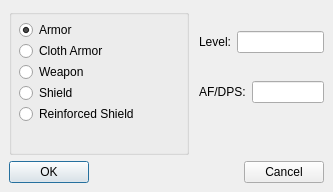
<ui version="4.0" >
 <author></author>
 <comment>
Python:#Import the Custom Widgets
Python:from SearchingCombo import *
</comment>
 <exportmacro></exportmacro>
 <class>B_ItemLevel</class>
 <widget class="QDialog" name="B_ItemLevel" >
  <property name="geometry" >
   <rect>
    <x>0</x>
    <y>0</y>
    <width>333</width>
    <height>192</height>
   </rect>
  </property>
  <property name="windowTitle" >
   <string>Item Level</string>
  </property>
  <layout class="QHBoxLayout" >
   <property name="margin" >
    <number>9</number>
   </property>
   <property name="spacing" >
    <number>6</number>
   </property>
   <item>
    <layout class="QVBoxLayout" >
     <property name="margin" >
      <number>0</number>
     </property>
     <property name="spacing" >
      <number>6</number>
     </property>
     <item>
      <layout class="QHBoxLayout" >
       <property name="margin" >
        <number>0</number>
       </property>
       <property name="spacing" >
        <number>6</number>
       </property>
       <item>
        <widget class="QGroupBox" name="ButtonGroup3" >
         <property name="sizePolicy" >
          <sizepolicy>
           <hsizetype>7</hsizetype>
           <vsizetype>7</vsizetype>
           <horstretch>0</horstretch>
           <verstretch>0</verstretch>
          </sizepolicy>
         </property>
         <property name="minimumSize" >
          <size>
           <width>180</width>
           <height>130</height>
          </size>
         </property>
         <property name="baseSize" >
          <size>
           <width>0</width>
           <height>0</height>
          </size>
         </property>
         <property name="title" >
          <string/>
         </property>
         <widget class="QWidget" name="verticalLayout" >
          <property name="geometry" >
           <rect>
            <x>10</x>
            <y>10</y>
            <width>160</width>
            <height>111</height>
           </rect>
          </property>
          <layout class="QVBoxLayout" >
           <property name="margin" >
            <number>0</number>
           </property>
           <property name="spacing" >
            <number>0</number>
           </property>
           <item>
            <widget class="QRadioButton" name="Armor" >
             <property name="text" >
              <string>Armor</string>
             </property>
             <property name="checked" >
              <bool>true</bool>
             </property>
            </widget>
           </item>
           <item>
            <widget class="QRadioButton" name="ClothArmor" >
             <property name="text" >
              <string>Cloth Armor</string>
             </property>
            </widget>
           </item>
           <item>
            <widget class="QRadioButton" name="Weapon" >
             <property name="text" >
              <string>Weapon</string>
             </property>
            </widget>
           </item>
           <item>
            <widget class="QRadioButton" name="Shield" >
             <property name="text" >
              <string>Shield</string>
             </property>
            </widget>
           </item>
           <item>
            <widget class="QRadioButton" name="ReinforcedShield" >
             <property name="text" >
              <string>Reinforced Shield</string>
             </property>
            </widget>
           </item>
          </layout>
         </widget>
        </widget>
       </item>
       <item>
        <spacer>
         <property name="orientation" >
          <enum>Qt::Horizontal</enum>
         </property>
         <property name="sizeType" >
          <enum>QSizePolicy::Expanding</enum>
         </property>
         <property name="sizeHint" >
          <size>
           <width>40</width>
           <height>20</height>
          </size>
         </property>
        </spacer>
       </item>
       <item>
        <layout class="QVBoxLayout" >
         <property name="margin" >
          <number>0</number>
         </property>
         <property name="spacing" >
          <number>6</number>
         </property>
         <item>
          <layout class="QHBoxLayout" >
           <property name="margin" >
            <number>0</number>
           </property>
           <property name="spacing" >
            <number>6</number>
           </property>
           <item>
            <widget class="QLabel" name="LevelLabel" >
             <property name="text" >
              <string>Level:</string>
             </property>
            </widget>
           </item>
           <item>
            <widget class="QLineEdit" name="Level" >
             <property name="sizePolicy" >
              <sizepolicy>
               <hsizetype>4</hsizetype>
               <vsizetype>0</vsizetype>
               <horstretch>0</horstretch>
               <verstretch>0</verstretch>
              </sizepolicy>
             </property>
             <property name="minimumSize" >
              <size>
               <width>52</width>
               <height>0</height>
              </size>
             </property>
             <property name="alignment" >
              <set>Qt::AlignRight</set>
             </property>
            </widget>
           </item>
          </layout>
         </item>
         <item>
          <layout class="QHBoxLayout" >
           <property name="margin" >
            <number>0</number>
           </property>
           <property name="spacing" >
            <number>6</number>
           </property>
           <item>
            <widget class="QLabel" name="AFDPSLabel" >
             <property name="text" >
              <string>AF/DPS:</string>
             </property>
            </widget>
           </item>
           <item>
            <widget class="QLineEdit" name="AFDPS" >
             <property name="minimumSize" >
              <size>
               <width>58</width>
               <height>0</height>
              </size>
             </property>
             <property name="alignment" >
              <set>Qt::AlignRight</set>
             </property>
            </widget>
           </item>
          </layout>
         </item>
         <item>
          <widget class="SearchingCombo" name="ShieldType" >
           <property name="sizePolicy" >
            <sizepolicy>
             <hsizetype>4</hsizetype>
             <vsizetype>4</vsizetype>
             <horstretch>0</horstretch>
             <verstretch>0</verstretch>
            </sizepolicy>
           </property>
          </widget>
         </item>
        </layout>
       </item>
      </layout>
     </item>
     <item>
      <layout class="QHBoxLayout" >
       <property name="margin" >
        <number>0</number>
       </property>
       <property name="spacing" >
        <number>6</number>
       </property>
       <item>
        <widget class="QPushButton" name="OK" >
         <property name="text" >
          <string>OK</string>
         </property>
        </widget>
       </item>
       <item>
        <spacer>
         <property name="orientation" >
          <enum>Qt::Horizontal</enum>
         </property>
         <property name="sizeHint" >
          <size>
           <width>40</width>
           <height>20</height>
          </size>
         </property>
        </spacer>
       </item>
       <item>
        <widget class="QPushButton" name="Cancel" >
         <property name="text" >
          <string>Cancel</string>
         </property>
        </widget>
       </item>
      </layout>
     </item>
    </layout>
   </item>
  </layout>
 </widget>
 <pixmapfunction>qPixmapFromMimeSource</pixmapfunction>
 <customwidgets>
  <customwidget>
   <class>SearchingCombo</class>
   <extends>QWidget</extends>
   <header>SearchingCombo.h</header>
   <container>1</container>
   <pixmap></pixmap>
  </customwidget>
 </customwidgets>
 <resources/>
<connections>
    <connection>
        <sender>Armor</sender>
        <signal>clicked()</signal>
        <receiver>B_ItemLevel</receiver>
        <slot>TypeChanged()</slot>
    </connection>
    <connection>
        <sender>ClothArmor</sender>
        <signal>clicked()</signal>
        <receiver>B_ItemLevel</receiver>
        <slot>TypeChanged()</slot>
    </connection>
    <connection>
        <sender>Weapon</sender>
        <signal>clicked()</signal>
        <receiver>B_ItemLevel</receiver>
        <slot>TypeChanged()</slot>
    </connection>
    <connection>
        <sender>Shield</sender>
        <signal>clicked()</signal>
        <receiver>B_ItemLevel</receiver>
        <slot>TypeChanged()</slot>
    </connection>
    <connection>
        <sender>ReinforcedShield</sender>
        <signal>clicked()</signal>
        <receiver>B_ItemLevel</receiver>
        <slot>TypeChanged()</slot>
    </connection>
    <connection>
        <sender>Level</sender>
        <signal>textChanged(const QString&amp;)</signal>
        <receiver>B_ItemLevel</receiver>
        <slot>LevelChanged(const QString&amp;)</slot>
    </connection>
    <connection>
        <sender>Level</sender>
        <signal>lostFocus()</signal>
        <receiver>B_ItemLevel</receiver>
        <slot>LevelDone()</slot>
    </connection>
    <connection>
        <sender>AFDPS</sender>
        <signal>textChanged(const QString&amp;)</signal>
        <receiver>B_ItemLevel</receiver>
        <slot>AFDPSChanged(const QString&amp;)</slot>
    </connection>
    <connection>
        <sender>AFDPS</sender>
        <signal>lostFocus()</signal>
        <receiver>B_ItemLevel</receiver>
        <slot>AFDPSDone()</slot>
    </connection>
    <connection>
        <sender>ShieldType</sender>
        <signal>activated(const QString&amp;)</signal>
        <receiver>B_ItemLevel</receiver>
        <slot>ShieldChanged(const QString&amp;)</slot>
    </connection>
    <connection>
        <sender>OK</sender>
        <signal>clicked()</signal>
        <receiver>B_ItemLevel</receiver>
        <slot>OkClicked()</slot>
    </connection>
    <connection>
        <sender>Cancel</sender>
        <signal>clicked()</signal>
        <receiver>B_ItemLevel</receiver>
        <slot>CancelClicked()</slot>
    </connection>
</connections>
</ui>
